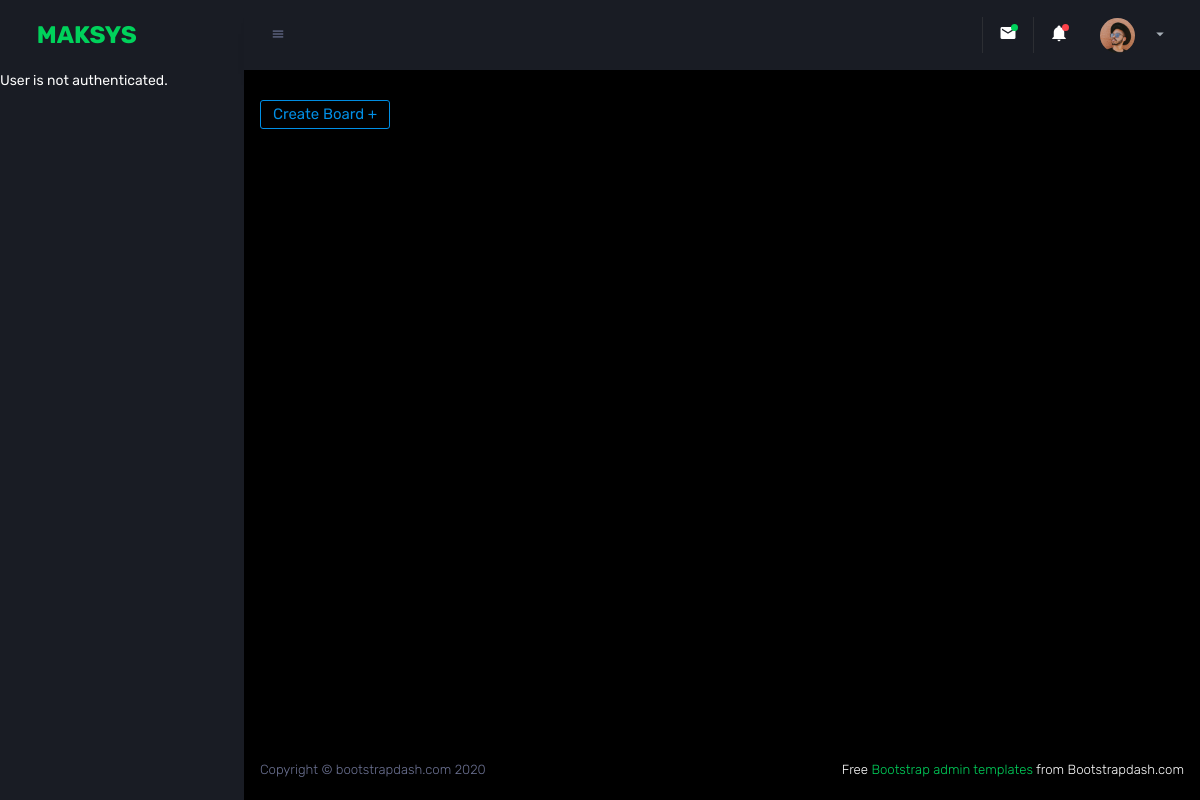
The page /activity/activity-view/ on the database as committed earlier.
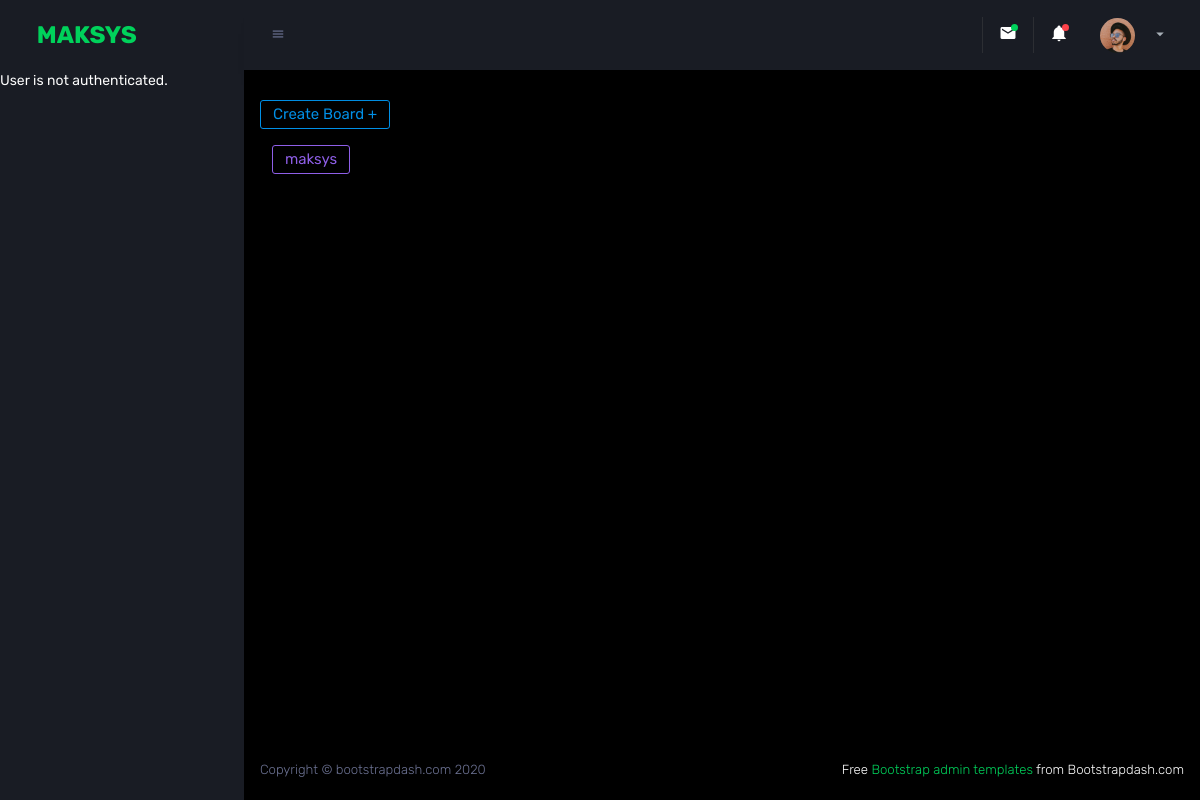
The same page on the database as committed later.
### activity/models.py (models this page shows, shortened)
class Board(models.Model):
    name = models.CharField(max_length=100)

### activity/views.py (the view)
# urls.py: path('activity-view/', ActivityView.as_view(), name='activity_view'),
class ActivityView(TemplateView):
    template_name = 'web/admin/activity.html'
    def get_context_data(self, **kwargs):
        context = super().get_context_data(**kwargs)
        context['boards'] = Board.objects.all()
        boards_data = []
        for board in context['boards']:
            board_data = {
                'id': board.id,
                'name': board.name,
                'lists': []
            }
            for l in board.lists.all():
                list_data = {
                    'id': l.id,
                    'name': l.name,
                }
                board_data['lists'].append(list_data)
            boards_data.append(board_data)
        context['boards_json'] = json.dumps(boards_data)
        return context

### templates/web/admin/activity.html (shortened to what this page needs)
{% extends "web/base.html" %}
{% block content %}
<div class="content-wrapper">
    <div class="row">
        <button id="create-board-toggle" type="button" class="btn btn-outline-primary">Create Board +</button>
    </div>
    <div class="row mt-3">
        {% for board in boards %}
        <div class="col-md-3">
            <button class="board-btn btn btn-outline-info" data-board-id="{{ board.id }}">{{ board.name }}</button>
        </div>
        {% endfor %}
    </div>
</div>
{% endblock %}

Rows that differ between the two databases and show on the page:
added Board: name "maksys"
